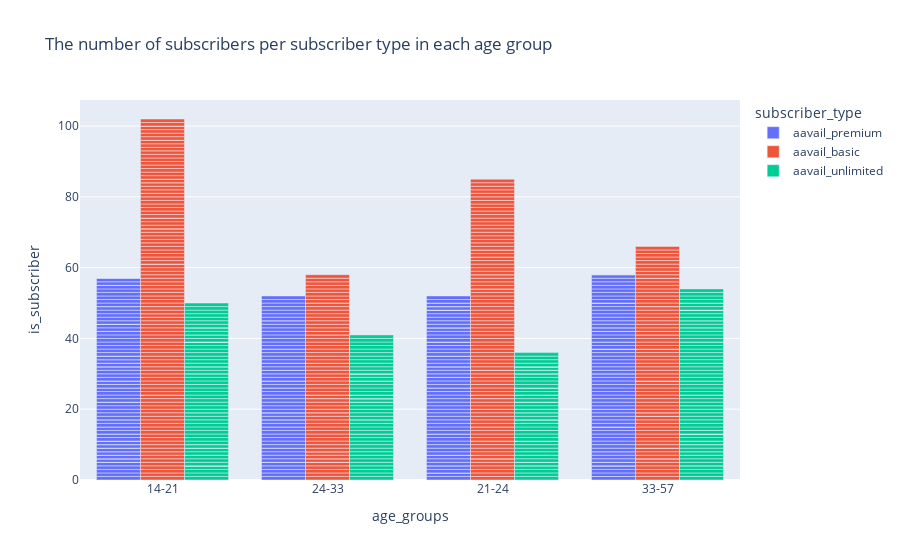

The cell this chart's notebook holds for it:
### Code cell
fig=px.bar(df,x='age_groups',y='is_subscriber',color='subscriber_type',barmode='group',title='The number of subscribers per subscriber type in each age group')
fig.show()

### Figure 1 — Plotly figure (JSON) as saved in the notebook; plotly's stock layout.template omitted (floating-point values rounded to 4 significant figures; data arrays with more than 128 entries replaced by an {"elided": "..."} marker saying what was removed)
{"data": [{"alignmentgroup": "True", "hovertemplate": "subscriber_type=aavail_premium<br>age_groups=%{x}<br>is_subscriber=%{y}<extra></extra>", "legendgroup": "aavail_premium", "marker": {"color": "#636efa"}, "name": "aavail_premium", "offsetgroup": "aavail_premium", "orientation": "v", "showlegend": true, "textposition": "auto", "type": "bar", "x": {"elided": "323 str values"}, "xaxis": "x", "y": {"elided": "323 int values"}, "yaxis": "y"}, {"alignmentgroup": "True", "hovertemplate": "subscriber_type=aavail_basic<br>age_groups=%{x}<br>is_subscriber=%{y}<extra></extra>", "legendgroup": "aavail_basic", "marker": {"color": "#EF553B"}, "name": "aavail_basic", "offsetgroup": "aavail_basic", "orientation": "v", "showlegend": true, "textposition": "auto", "type": "bar", "x": {"elided": "396 str values"}, "xaxis": "x", "y": {"elided": "396 int values"}, "yaxis": "y"}, {"alignmentgroup": "True", "hovertemplate": "subscriber_type=aavail_unlimited<br>age_groups=%{x}<br>is_subscriber=%{y}<extra></extra>", "legendgroup": "aavail_unlimited", "marker": {"color": "#00cc96"}, "name": "aavail_unlimited", "offsetgroup": "aavail_unlimited", "orientation": "v", "showlegend": true, "textposition": "auto", "type": "bar", "x": {"elided": "281 str values"}, "xaxis": "x", "y": {"elided": "281 int values"}, "yaxis": "y"}], "layout": {"barmode": "group", "legend": {"title": {"text": "subscriber_type"}, "tracegroupgap": 0}, "title": {"text": "The number of subscribers per subscriber type in each age group"}, "xaxis": {"anchor": "y", "domain": [0, 1], "title": {"text": "age_groups"}}, "yaxis": {"anchor": "x", "domain": [0, 1], "title": {"text": "is_subscriber"}}}}
